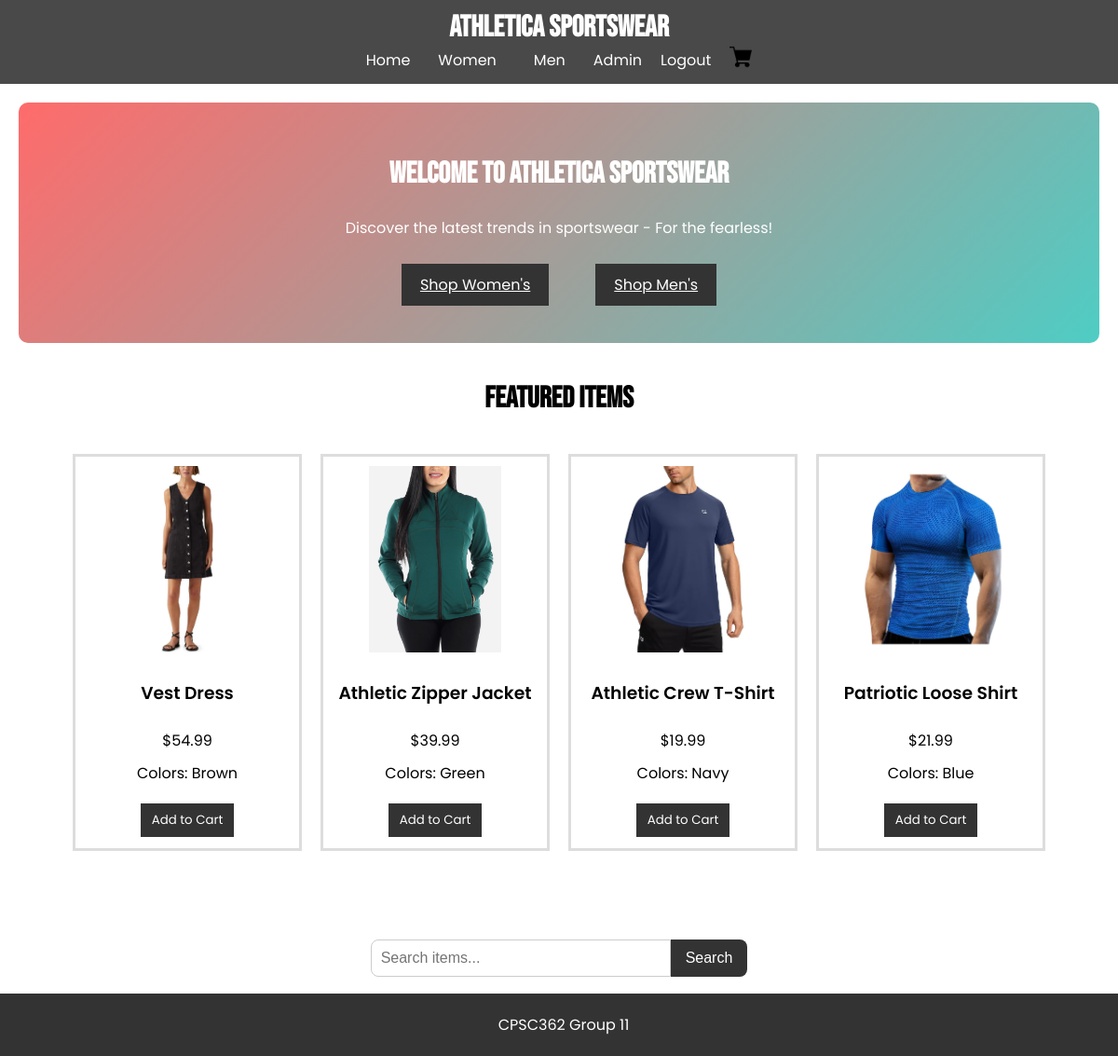
The page / (signed in) on the database its author committed.
### tables this page shows
CREATE TABLE items
                    (id TEXT PRIMARY KEY,
                    name TEXT NOT NULL,
                    category TEXT NOT NULL,
                    subcategory TEXT NOT NULL,
                    price REAL NOT NULL,
                    image TEXT,
                    color TEXT);

### app.py (the view)
@app.route('/')
def home():
    with sqlite3.connect(DB_PATH) as con:
        cur = con.cursor()
        cur.execute("SELECT * FROM items WHERE category = 'Women' LIMIT 2")
        women_items = cur.fetchall()
        cur.execute("SELECT * FROM items WHERE category = 'Men' LIMIT 2")
        men_items = cur.fetchall()
        featured_items = women_items + men_items
    return render_template("home.html", featured_items=featured_items)

### templates/home.html (shortened to what this page needs)
{% extends "base.html" %}
{% block content %}
    <section class="home">
        <h2>Welcome to Athletica Sportswear</h2>
        <p>Discover the latest trends in sportswear - For the fearless!</p>
        <div class="home-buttons">
            <a href="{{ url_for('women_clothing') }}" class="cta-button">Shop Women's</a>
            <a href="{{ url_for('men_clothing') }}" class="cta-button">Shop Men's</a>
        </div>
    </section>
    <section class="featured">
        <h2>Featured Items</h2>
        <div class="items">
            {% for item in featured_items %}
                <div class="item">
                    <img src="{{ url_for('static', filename='images/' + item[5]) }}" alt="{{ item[1] }}">
                    <h3>{{ item[1] }}</h3>
                    <p>${{ "%.2f" % item[4] }}</p>
                    <p class="colors">Colors: {{ item[6] }}</p>
                    <form method="POST" action="{{ url_for('add_to_cart') }}">
                        <button type="submit" class="add-to-cart">Add to Cart</button>
                    </form>
                </div>
            {% else %}
                <p>No featured items available.</p>
            {% endfor %}
        </div>
    </section>
{% endblock %}

### static/css/style.css (style rules this page uses)
body { font-family: 'Poppins', sans-serif; font-weight: 400; margin: 0; padding: 0; }
h2 { font-family: 'Bebas Neue', sans-serif; font-size: 2em; font-weight: 700; }
h3 { font-family: 'Poppins', sans-serif; font-weight: 600; }
form { margin: 10px 0; }
form input, form select, form button { margin: 5px 0; padding: 5px; }
.items { display: flex; margin-bottom: 40px; flex-wrap: wrap; gap: 20px; justify-content: center; padding: 20px; }
.item { border: .2em solid #ddd; padding: 10px; width: 220px; text-align: center; height: 400px; flex-direction: column; display: flex; }
.item p { font-family: 'Poppins', sans-serif; margin: 5px 0px; }
.item img { max-width: 100%; max-height: 200px; object-fit: contain; display: block; margin: 0 auto 10px auto; flex-shrink: 0; }
.add-to-cart { font-family: 'Poppins', sans-serif; background-color: #333; color: white; border: none; padding: 8px 12px; cursor: pointer; margin-bottom: 10px; }
.home { background: linear-gradient(135deg, #ff6b6b, #4ecdc4); color: white; text-align: center; padding: 30px 10px; border-radius: 10px; margin-bottom: 10px; }
.home-buttons { display: flex; justify-content: center; gap: 40px; }
.cta-button { font-family: 'Poppins', sans-serif; text-align: right; background-color: #333; color: white; border: none; padding: 10px 20px; margin: 10px 5px; cursor: pointer; float: right; }
.featured { margin: 40px 0; }
.featured h2 { text-align: center; margin-bottom: 20px; }

### rows shown on the page
items: image (picture), name "Vest Dress", price "54.99", color "Brown"
items: image (picture), name "Athletic Zipper Jacket", price "39.99", color "Green"
items: image (picture), name "Athletic Crew T-Shirt", price "19.99", color "Navy"
items: image (picture), name "Patriotic Loose Shirt", price "21.99", color "Blue"
